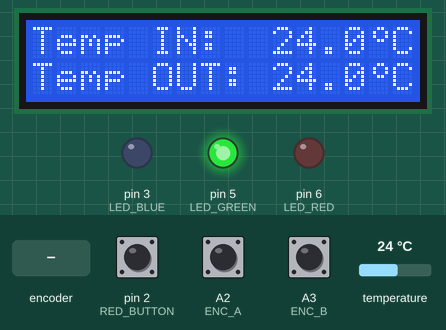
Recording of a sketch running on a simulated Arduino Uno, built with avr-gcc and run on an emulated ATmega328P. On the bench: 16×2 character LCD, output pins drawn as LEDs (lit = HIGH). Inputs (shaded band) come from the test bench; at power-on: temperature 24 °C, pin 2 (RED_BUTTON) HIGH, A2 (ENC_A) HIGH, A3 (ENC_B) HIGH. What the sketch prints to the serial monitor is not drawn.

Above: at 4.3 s.
4.4 s: rotary encoder on A2 (ENC_A) / A3 (ENC_B) turned 1 step (first pin leading)
At 5.0 s:
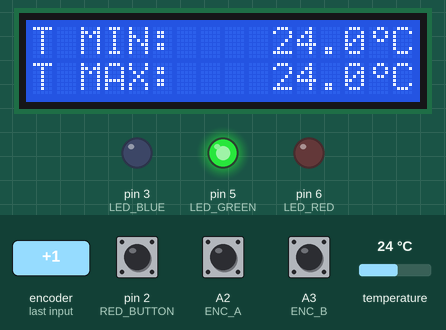
6.2 s: temperature set to 18.4 °C
At 7.9 s:
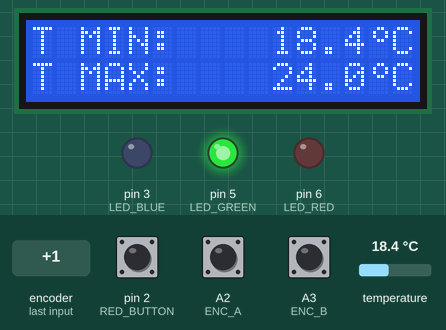
8.2 s: temperature set to 17.5 °C
At 9.5 s:
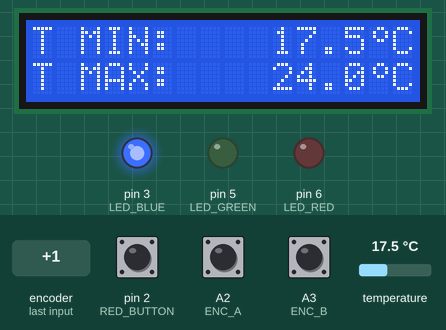
10.3 s: temperature set to 28 °C
At 12.0 s:
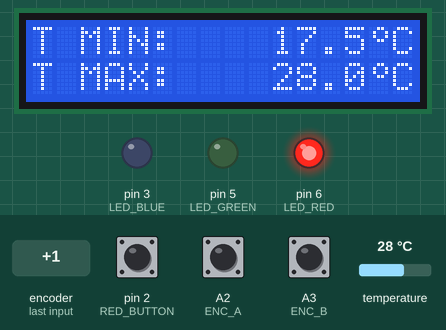
12.3 s: rotary encoder on A2 (ENC_A) / A3 (ENC_B) turned 1 step (first pin leading)
At 13.7 s:
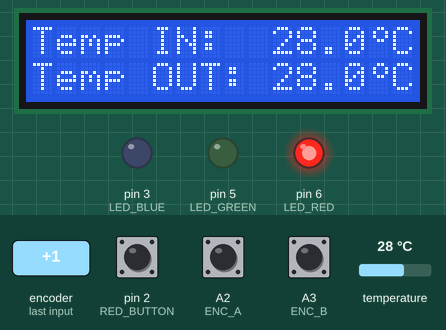
14.3 s: temperature set to 24.6 °C
At 16.0 s:
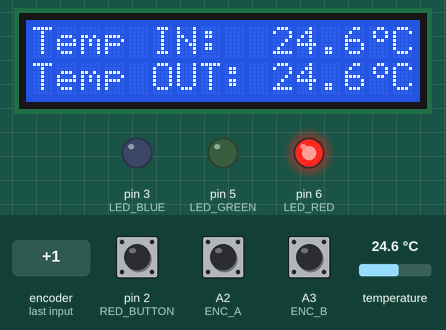
16.4 s: temperature set to 23.2 °C
Timing chart, 0 to 19.4 s (numbered marks = the images above; inputs shaded):
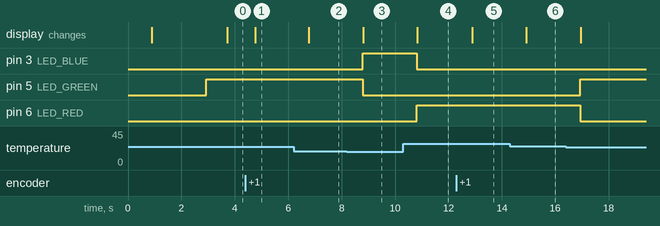

Measured:
- the behaviour switches between 18 and 17.9 °C on temperature (found by bisection; images 2 and 3)
- after the input at 4.4 s, the display: changes after 0.36 s (image 1)
- after the input at 6.2 s, the display: changes after 0.57 s (image 2)
- after the input at 8.2 s, pin 3 (LED_BLUE): LOW → HIGH after 0.59 s; pin 5 (LED_GREEN): HIGH → LOW after 0.59 s; the display: changes after 0.60 s (image 3)
- after the input at 10.3 s, pin 3 (LED_BLUE): HIGH → LOW after 0.52 s; pin 6 (LED_RED): LOW → HIGH after 0.52 s; the display: changes after 0.53 s (image 4)
- after the input at 12.3 s, the display: changes after 0.60 s (image 5)
- after the input at 14.3 s, the display: changes after 0.62 s (image 6)
- after the input at 16.4 s, pin 5 (LED_GREEN): LOW → HIGH after 0.54 s; pin 6 (LED_RED): HIGH → LOW after 0.54 s

The sketch:

temp_monitoring.ino
```cpp
#include <OneWire.h>
#include <DallasTemperature.h>
#include <LiquidCrystal_I2C.h>

#define ONE_WIRE_BUS A1

#define RED_BUTTON 2

#define LED_RED 6
#define LED_GREEN 5
#define LED_BLUE 3

#define ENC_A A2
#define ENC_B A3

LiquidCrystal_I2C lcd(0x27, 16, 2);  // LCD address 0x27.
//-----SENSOR SETUP---------
OneWire oneWire(ONE_WIRE_BUS);
DallasTemperature sensors(&oneWire);
DeviceAddress inAddr, outAddr;
//--temperature--
const bool TIN_ID = 0;
const bool TOUT_ID = 1;
float tempIN;
float tempOUT;
float outMin = 1000;
float outMax = -1000;
//--LED comfort indicator---


//--encoder--
#define ENC_DEBOUNCE 100
volatile int encoderPos = 0;
int lastEncoder = 0;
byte currentStateA;
unsigned long lastInterruptTime = 0;

//----menu----
enum UIState {PAGE_CURRENT, PAGE_MINMAX, UI_OPTIONS}; //UI_OPTIONS stores number of options
byte currUIState = PAGE_CURRENT;
byte degreeChar[8] = {
  B00110,
  B01001,
  B01001,
  B00110,
  B00000,
  B00000,
  B00000,
  B00000
};

/*
temp IN:   25,4°C
temp OUT:  25,4°C
MAX temp:  25,4°C
MIN temp:  25,4°C
*/

struct DebouncedButton  //to keep button related variables in one place
{
  byte pin;
  byte state = HIGH;
  unsigned long lastChange = 0;
};
//--buttons--
DebouncedButton greenBtn;
DebouncedButton redBtn;

void setupPCI(){
  PCICR |=  (1 << PCIE1);
  PCMSK1 |= (1 << PCINT10);
}

void setupInputs() {
  pinMode(RED_BUTTON, INPUT_PULLUP);
  redBtn.pin = RED_BUTTON;

  pinMode(ENC_A, INPUT_PULLUP);
  pinMode(ENC_B, INPUT_PULLUP);
  setupPCI();
}

void setupSensors() {
  sensors.begin();
  sensors.setResolution(12);
}

void setupLCD() {
  lcd.init();
  lcd.clear();
  lcd.createChar(0, degreeChar);
  lcd.backlight();
}

void setupLED() {
  pinMode(LED_RED, OUTPUT);
  pinMode(LED_GREEN, OUTPUT);
  pinMode(LED_BLUE, OUTPUT);
}

int readEncoder() {
  // read volatile encoder state
  noInterrupts();
  int currentPos = encoderPos;
  interrupts();
  return currentPos;
}

bool debounceRead(DebouncedButton &btn, unsigned long debounceDelay = 30) {
  int reading = digitalRead(btn.pin);
  unsigned long now = millis();

  if (reading != btn.state)
  {
    // actual state change —> reset timer
    if (now - btn.lastChange > debounceDelay)
    {
      btn.state = reading;
      btn.lastChange = now;
      return true; // stable change detected
    }
  } else //if (reading != digitalRead(btn.pin))
  {
    btn.lastChange = now; // reset timer when stable or bouncing
  }
  return false; // no stable change yet
}

void handleEncoder(int newPos) {
  int delta = newPos - lastEncoder;

  int state = currUIState + delta;
  if (state < 0) state += UI_OPTIONS;
  if (state >= UI_OPTIONS) state -= UI_OPTIONS;
  currUIState = state;

  lastEncoder = newPos;
}

void handleButtons() {
  bool redChanged = debounceRead(redBtn);
  if (redChanged && redBtn.state == LOW) resetMinMax();
  //add green for toggling LED?
}

void updateLEDColor(float temperature) {
  static byte lastState = 4;

  bool red = LOW, green = LOW, blue = LOW;
  byte state;
  if (temperature >= 18.0 && temperature <= 24.0) { // COMFORTABLE
    state = 0;
    green = HIGH;
  } else if ( temperature > 24.0 ) {  // HOT
    state = 1;
    red = HIGH;
  } else {  // COLD
    state = 2;
    blue = HIGH;
  }

  if (lastState == state) return;

  digitalWrite(LED_RED, red);
  digitalWrite(LED_GREEN, green);
  digitalWrite(LED_BLUE, blue);
}

void handleSensors() {
  // request interval and time needed for the sensor to convert to 12 bits
  static const unsigned long REQ_INTERVAL = 1000, CONV_TIME = 750;
  static unsigned long last_request = 0, last_conversion = 0;
  unsigned long now = millis();

  if (now - last_request > REQ_INTERVAL){
    sensors.requestTemperatures();
    last_request = now;
    last_conversion = now + CONV_TIME;
  }

  if (now > last_conversion) {
    updateTemperature();
  }

}

void updateTemperature() {
  tempIN = sensors.getTempC(inAddr);
  tempOUT = sensors.getTempC(outAddr);
  if (tempOUT != DEVICE_DISCONNECTED_C) {
    if (tempOUT < outMin) outMin = tempOUT;
    if (tempOUT > outMax) outMax = tempOUT;
  }
  updateLEDColor(tempOUT);
}

void resetMinMax() {
  outMax = -9999; outMin = 9999;
  if (tempOUT != DEVICE_DISCONNECTED_C) {
    if (tempOUT < outMin) outMin = tempOUT;
    if (tempOUT > outMax) outMax = tempOUT;
  }
}

void drawUI() {
  static byte lastState = 255;
  bool UIStateChanged = currUIState != lastState;

  if (UIStateChanged) {
    drawLabels();     // draw layout once
    lastState = currUIState;
  }
  drawTempValues(UIStateChanged);
}

void drawLabels() {
  lcd.clear();
  switch (currUIState) {
    case PAGE_CURRENT:
      printLabel(0, "Temp IN:");
      printLabel(1, "Temp OUT:");
      break;
    case PAGE_MINMAX:
      printLabel(0, "T MIN:");
      printLabel(1, "T MAX:");
      break;
  }
}

void drawTempValues(const bool UIStateChanged) {
  static float lastIN = 9999;
  static float lastOUT = 9999;
  static float lastMin = 9999;
  static float lastMax = -9999;

  switch (currUIState) {
    case PAGE_CURRENT:
      if (tempIN != lastIN || UIStateChanged) {
        printTemp(0, tempIN);
        lastIN = tempIN;
      }
      if (tempOUT != lastOUT || UIStateChanged) {
        printTemp(1, tempOUT);
        lastOUT = tempOUT;
      }
      break;
    case PAGE_MINMAX:
      if (outMin != lastMin || UIStateChanged) {
        printTemp(0, outMin);
        lastMin = outMin;
      }
      if (outMax != lastMax || UIStateChanged) {
        printTemp(1, outMax);
        lastMax = outMax;
      }
      break;
  }
}

void printTemp(byte row, float value) {
    lcd.setCursor(9, row);
    lcd.print("      ");     // clear 6 columns
    byte col = 13 - getFloatWidth(value); //leaving 2 places for unit
    lcd.setCursor(col, row);
    lcd.print(value, 1);
    lcd.write(0);     // degree symbol
    lcd.print("C");
}

byte getFloatWidth(float number) {
  //assuming 1 digit precision
  byte width;
  if (number > 9.9) width = 3; // ex. 10.2
  else if (number < -9.9) width = 4; // ex -20.3
  else width = 2; // ex. 3.2
  return width;
}

void printLabel(byte row, const char* text) {
  lcd.setCursor(0, row);
  lcd.print(text);
}

void updatePlot(char sep = ',') {
  static const unsigned long PLOT_INTERVAL = 10000; //10 seconds
  static unsigned long last_plot = 0;

  unsigned long now = millis();
  if (now - last_plot > PLOT_INTERVAL) {
    Serial.print(tempIN);
    Serial.print(sep);
    Serial.print(tempOUT);
    Serial.print(sep);
    Serial.print(outMin);
    Serial.print(sep);
    Serial.println(outMax);
    last_plot = now;
  }
}

void drawAddress(const DeviceAddress &address, byte id) {
  lcd.clear();
  lcd.setCursor(0, 0);
  lcd.print("Address at id: ");
  lcd.print(id);
  lcd.setCursor(0,1);

  for(byte i = 0; i < 8; i++)
  {
    if(address[i] < 0x10) lcd.print("0");
    lcd.print(address[i], HEX);
  }
}

void searchDeviceAdresses() {
  oneWire.reset_search();
  DeviceAddress address;
  byte deviceID;
  while (oneWire.search(address))
  {
    if (OneWire::crc8(address, 7) != address[7]) {
      Serial.println("Incorrect OneWire address!!!");
      break;
    }
    drawAddress(address, deviceID);
    if (deviceID == 0) memcpy(inAddr, address, 8);
    if (deviceID == 1) memcpy(outAddr, address, 8);

    deviceID++;
    delay(2000);
  }
  oneWire.reset_search();
}

void setup()
{
  Serial.begin(9600);
  setupLED();
  setupLCD();
  setupInputs();
  setupSensors();

  sensors.requestTemperatures();
  searchDeviceAdresses();
  updateTemperature();
}

/*
 * Main function, get and show the temperature
 */
void loop()
{
  int newPos = readEncoder();
  handleEncoder(newPos);
  handleButtons();
  handleSensors();
  drawUI();
  updatePlot();
}

// pin change interrupt, based on lab example
ISR(PCINT1_vect){
  currentStateA = digitalRead(ENC_A);
  if(currentStateA != LOW)
    return;

  noInterrupts();
  unsigned long interruptTime = millis();

  if(interruptTime - lastInterruptTime > ENC_DEBOUNCE){
    if(digitalRead(ENC_B) == LOW)
      encoderPos--;
    else
      encoderPos++;

    lastInterruptTime = interruptTime;
  }
  interrupts();
}
```
